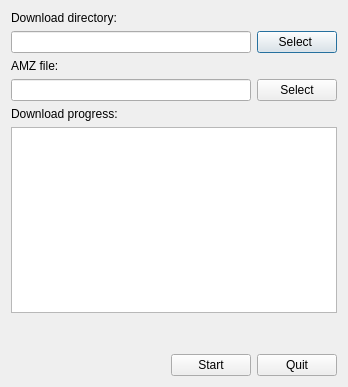
<?xml version="1.0" encoding="UTF-8"?>
<ui version="4.0">
 <class>AmzDownloader</class>
 <widget class="QDialog" name="AmzDownloader">
  <property name="geometry">
   <rect>
    <x>0</x>
    <y>0</y>
    <width>348</width>
    <height>387</height>
   </rect>
  </property>
  <property name="sizePolicy">
   <sizepolicy hsizetype="Expanding" vsizetype="Expanding">
    <horstretch>0</horstretch>
    <verstretch>0</verstretch>
   </sizepolicy>
  </property>
  <property name="windowTitle">
   <string>AMZ Downloader</string>
  </property>
  <property name="locale">
   <locale language="English" country="UnitedStates"/>
  </property>
  <layout class="QGridLayout" name="gridLayout">
   <item row="0" column="0">
    <layout class="QVBoxLayout" name="verticalLayout">
     <item>
      <widget class="QLabel" name="label">
       <property name="text">
        <string>Download directory:</string>
       </property>
      </widget>
     </item>
     <item>
      <layout class="QHBoxLayout" name="horizontalLayout">
       <item>
        <widget class="QLineEdit" name="downloadDirectoryEdit">
         <property name="readOnly">
          <bool>true</bool>
         </property>
        </widget>
       </item>
       <item>
        <widget class="QPushButton" name="selectDirectoryButton">
         <property name="text">
          <string>Select </string>
         </property>
        </widget>
       </item>
      </layout>
     </item>
     <item>
      <widget class="QLabel" name="label_3">
       <property name="text">
        <string>AMZ file:</string>
       </property>
      </widget>
     </item>
     <item>
      <layout class="QHBoxLayout" name="horizontalLayout_3">
       <item>
        <widget class="QLineEdit" name="amzFileEdit">
         <property name="readOnly">
          <bool>true</bool>
         </property>
        </widget>
       </item>
       <item>
        <widget class="QPushButton" name="selectAmzButton">
         <property name="text">
          <string>Select</string>
         </property>
        </widget>
       </item>
      </layout>
     </item>
     <item>
      <widget class="QLabel" name="label_2">
       <property name="text">
        <string>Download progress:</string>
       </property>
      </widget>
     </item>
     <item>
      <widget class="QTextBrowser" name="progressBrowser"/>
     </item>
     <item>
      <spacer name="verticalSpacer">
       <property name="orientation">
        <enum>Qt::Vertical</enum>
       </property>
       <property name="sizeHint" stdset="0">
        <size>
         <width>20</width>
         <height>40</height>
        </size>
       </property>
      </spacer>
     </item>
     <item>
      <layout class="QHBoxLayout" name="horizontalLayout_2">
       <item>
        <spacer name="horizontalSpacer">
         <property name="orientation">
          <enum>Qt::Horizontal</enum>
         </property>
         <property name="sizeHint" stdset="0">
          <size>
           <width>40</width>
           <height>20</height>
          </size>
         </property>
        </spacer>
       </item>
       <item>
        <widget class="QPushButton" name="startButton">
         <property name="text">
          <string>Start</string>
         </property>
        </widget>
       </item>
       <item>
        <widget class="QPushButton" name="quitButton">
         <property name="text">
          <string>Quit</string>
         </property>
        </widget>
       </item>
      </layout>
     </item>
    </layout>
   </item>
  </layout>
 </widget>
 <layoutdefault spacing="6" margin="11"/>
 <resources/>
 <connections/>
</ui>
